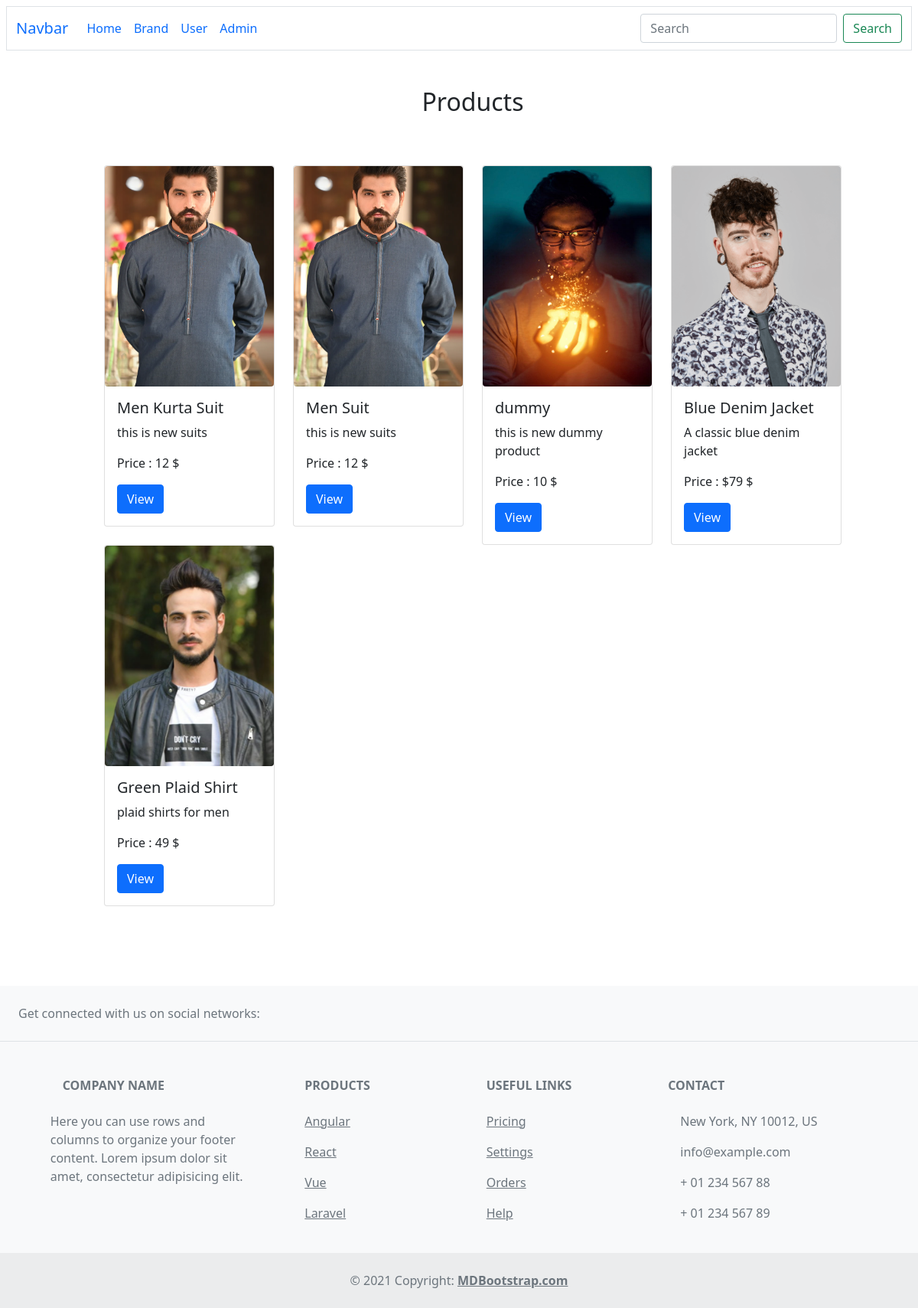
/, run on an earlier commit of the app's database.
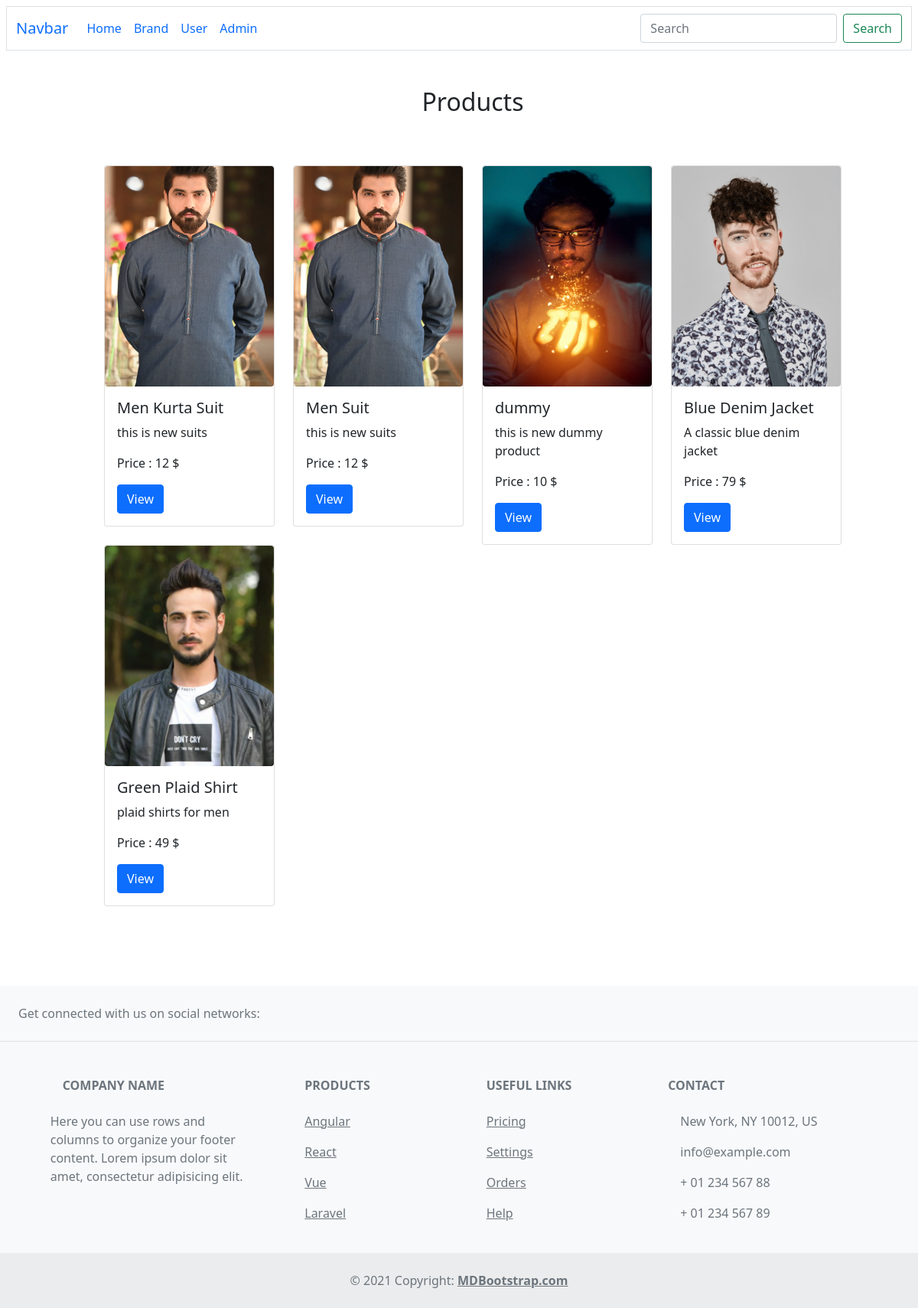
And on a later commit of the database.
### app/models.py (models this page shows, shortened)
class Product(models.Model):
    Product_Name = models.CharField(max_length=40)
    Product_Price = models.CharField(max_length=20)
    Product_Category = models.CharField(max_length=20)
    Product_Description = models.TextField(max_length=50)
    Product_Stock = models.IntegerField(default=0)
    slug = models.SlugField(unique=True, null=True, blank=True)
    Product_Brand = models.ForeignKey(Brand, on_delete=models.CASCADE)

### app/views.py (the view)
# urls.py: path('',views.Index, name='index'),
def Index(request):
    products = Product.objects.all()                #retrive all products
    n=len(products)
    nslides = n//4 + ceil((n/4)-(n//4))
    productImages ={}
    for product in products:
        ProductImage = PImage.objects.filter(Product=product).values().first()
        productImages[product.id] = ProductImage
    print("this is query set")
    print(productImages)
    params={'no_of_slides':nslides, 'range':range(1, nslides), 'product':products,"PImage":productImages}
    return render(request, 'index.html',params)

### app/views.py (called while the page is built)
@register.filter
def get_item(dictionary, key):
    print("in get item")
    print(dictionary[key]['Product_Image'])
    return dictionary[key]['Product_Image']

### app/templates/index.html (shortened to what this page needs)
{% extends "base.html" %}
{% block main_content %}
  <div class="container m-5">
    <h2 class="text-center">Products</h2>
    <div class="row m-3 p-5">
      {% for product in product %}
        <div class="col-md-3">
          <div class="card">
            <img src="/media/{{PImage|get_item:product.id}}" class="card-img-top img-fluid rounded" style="width: 20rem;height: 18rem; object-fit: cover" alt="{{ product.Product_Name }}">
             <div class="card-body">
              <h5 class="card-title">{{ product.Product_Name }}</h5>
              <p class="card-text">{{ product.Product_Description }}</p>
              <p class="card-text">Price : {{ product.Product_Price }} $</p>
              <a href="{% url 'get_single_product' product.slug %}" class="btn btn-primary">View</a>
            </div>
          </div>
        </div>
      {% endfor %}
    </div>
</div>
{% endblock %}

### app/templates/base.html
{% include 'header.html' %}
{% block main_content %}
{% endblock main_content %}
{% include 'footer.html' %}

### app/templates/header.html (shortened to what this page needs)
{% load static %}
<!doctype html>
<html lang="en">
  <head>
    <link href="https://cdn.jsdelivr.net/npm/bootstrap@5.0.2/dist/css/bootstrap.min.css" rel="stylesheet">
  </head>
  <body>
  <header CLASS="m-2 border">
      <nav class="navbar navbar-expand-lg bg-body-tertiary">
      <div class="container-fluid">
        <a class="navbar-brand" href="/">Navbar</a>
        <div class="collapse navbar-collapse" id="navbarSupportedContent">
          <ul class="navbar-nav me-auto mb-2 mb-lg-0">
            <li class="nav-item">
              <a class="nav-link active" aria-current="page" href="/">Home</a>
            </li>
            <li class="nav-item">
              <a class="nav-link" href="/brand_register">Brand</a>
            </li>
              <li class="nav-item">
              <a class="nav-link" href="/user">User</a>
            </li>
              <li class="nav-item">
              <a class="nav-link" href="/admin">Admin</a>
            </li>
          </ul>
          <form class="d-flex" role="search">
            <input class="form-control me-2" type="search" placeholder="Search" aria-label="Search">
            <button class="btn btn-outline-success" type="submit">Search</button>
          </form>
        </div>
      </div>
    </nav>
  </header>
  </body>
</html>

### app/templates/footer.html (shortened to what this page needs)
<!doctype html>
<html lang="en">
  <head>
    <link href="https://cdn.jsdelivr.net/npm/bootstrap@5.0.2/dist/css/bootstrap.min.css" rel="stylesheet">
  </head>
  <body>
    <footer class="text-center text-lg-start bg-light text-muted">
      <section class="d-flex justify-content-center justify-content-lg-between p-4 border-bottom">
        <div class="me-5 d-none d-lg-block">
          <span>Get connected with us on social networks:</span>
        </div>
        <div>
        </div>
      </section>
      <section class="">
        <div class="container text-center text-md-start mt-5">
          <div class="row mt-3">
            <div class="col-md-3 col-lg-4 col-xl-3 mx-auto mb-4">
              <h6 class="text-uppercase fw-bold mb-4">
                Company name
              </h6>
              <p>
                Here you can use rows and columns to organize your footer content. Lorem ipsum
                dolor sit amet, consectetur adipisicing elit.
              </p>
            </div>
            <div class="col-md-2 col-lg-2 col-xl-2 mx-auto mb-4">
              <h6 class="text-uppercase fw-bold mb-4">
                Products
              </h6>
              <p>
                <a href="#!" class="text-reset">Angular</a>
              </p>
              <p>
                <a href="#!" class="text-reset">React</a>
              </p>
              <p>
                <a href="#!" class="text-reset">Vue</a>
              </p>
              <p>
                <a href="#!" class="text-reset">Laravel</a>
              </p>
            </div>
            <div class="col-md-3 col-lg-2 col-xl-2 mx-auto mb-4">
              <h6 class="text-uppercase fw-bold mb-4">
                Useful links
              </h6>
              <p>
                <a href="#!" class="text-reset">Pricing</a>
              </p>
              <p>
                <a href="#!" class="text-reset">Settings</a>
              </p>
              <p>
                <a href="#!" class="text-reset">Orders</a>
              </p>
              <p>
                <a href="#!" class="text-reset">Help</a>
              </p>
            </div>
            <div class="col-md-4 col-lg-3 col-xl-3 mx-auto mb-md-0 mb-4">
              <h6 class="text-uppercase fw-bold mb-4">Contact</h6>
              <p> New York, NY 10012, US</p>
              <p>
                info@example.com
              </p>
              <p> + 01 234 567 88</p>
              <p> + 01 234 567 89</p>
            </div>
          </div>
        </div>
      </section>
      <div class="text-center p-4" style="background-color: rgba(0, 0, 0, 0.05);">
        © 2021 Copyright:
        <a class="text-reset fw-bold" href="https://mdbootstrap.com/">MDBootstrap.com</a>
      </div>
    </footer>
  </body>
</html>

What changed in the data, as far as the page shows it:
changed Product "Blue Denim Jacket": Product_Price "$79" → "79"
